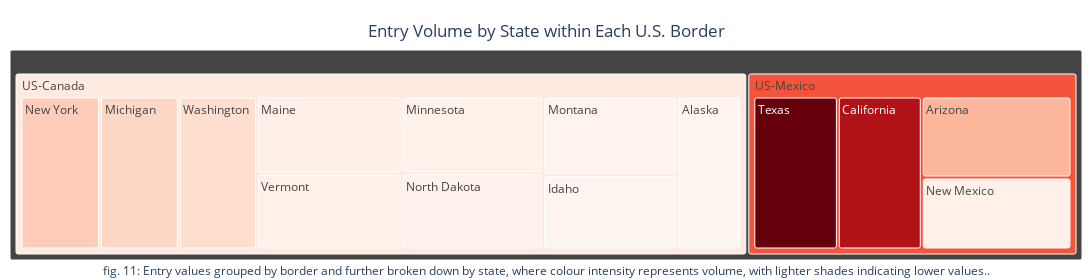

The notebook cell this image was saved under:
### Code cell
# Merge finalized_broder_crossing_df with state_table to get the State name
finalized_df = finalized_broder_crossing_df \
    .merge(state_table[['Abbr', 'State', 'State_Code']], on='State_Code', how='left')

# Merge finalized_df with border_table to get the Border name
finalized_df = finalized_df.merge(border_table[['Border', 'Border_Code']], on='Border_Code', how='left')

# Group by Border and State, and sum the Value (total crossing value per state under each border)
border_state_totals = finalized_df.groupby(['Border', 'State'])['Value'].sum().reset_index()

# Apply log transformation to the 'Value' column to scale down large values
border_state_totals['Log_Value'] = np.log(border_state_totals['Value'] + 1)  # Adding 1 to avoid log(0)

# Create the treemap using Plotly, now using Log_Value for both size and color
fig = px.treemap(
    border_state_totals,
    path=['Border', 'State'],  # Group by Border and then State
    values='Log_Value',  # Size of each rectangle based on log-transformed crossing value
    color='Value',  # Color based on log-transformed value
    color_continuous_scale='Reds',  # Color scale
    #title="Entry Volume by State within Each U.S. Border"
)

fig.update_traces(
   hoverinfo='skip',
    hovertemplate=None,
    marker=dict(cornerradius=2)
)
# Hide the legend and the color scale
fig.update_layout(
    #showlegend=False,           # Hide the legend for the colors
    coloraxis_showscale=False   # Hide the color scale itself
)

fig.update_layout(
        title=dict(
        text="Entry Volume by State within Each U.S. Border",
        x=0.5,            # Centers the title horizontally
        xanchor='center',
        yanchor='top'
    ),
     width=1350,  # Adjust the width (in pixels)
    height=280,
    #autosize=True,  # Automatically adjust size to fit content
    margin=dict(t=50, b=20, l=10, r=10),  # Remove margins (t=top, b=bottom, l=left, r=right)
    showlegend=False,  # Hide the legend for the colors
    coloraxis_showscale=False  # Hide the color scale itself
)

fig.add_annotation(
    text="fig. 11: Entry values grouped by border and further broken down by state, where colour intensity represents volume, with lighter shades indicating lower values..",
    x=0.5,
    y=-0.1,  # bottom of the figure
    xref="paper",
    yref="paper",
    showarrow=False,
    font=dict(size=12),
    xanchor='center',
    yanchor='bottom'
)
# Show the treemap
fig.show()

### Figure 1 — Plotly figure (JSON) as saved in the notebook; plotly's stock layout.template omitted (floating-point values rounded to 4 significant figures)
{"data": [{"branchvalues": "total", "customdata": [[5368285], [319042716], [1004000000.0], [7273574], [47231365], [191697837], [28308829], [17438085], [36305460], [228600000.0], [26826410], [1194688794], [33668128], [162089123], [80090000.0], [669900000.0]], "domain": {"x": [0, 1], "y": [0, 1]}, "hoverinfo": "skip", "ids": ["US-Canada/Alaska", "US-Mexico/Arizona", "US-Mexico/California", "US-Canada/Idaho", "US-Canada/Maine", "US-Canada/Michigan", "US-Canada/Minnesota", "US-Canada/Montana", "US-Mexico/New Mexico", "US-Canada/New York", "US-Canada/North Dakota", "US-Mexico/Texas", "US-Canada/Vermont", "US-Canada/Washington", "US-Canada", "US-Mexico"], "labels": ["Alaska", "Arizona", "California", "Idaho", "Maine", "Michigan", "Minnesota", "Montana", "New Mexico", "New York", "North Dakota", "Texas", "Vermont", "Washington", "US-Canada", "US-Mexico"], "marker": {"coloraxis": "coloraxis", "colors": [5368285, 319042716, 1004000000.0, 7273574, 47231365, 191697837, 28308829, 17438085, 36305460, 228600000.0, 26826410, 1194688794, 33668128, 162089123, 80090000.0, 669900000.0], "cornerradius": 2}, "name": "", "parents": ["US-Canada", "US-Mexico", "US-Mexico", "US-Canada", "US-Canada", "US-Canada", "US-Canada", "US-Canada", "US-Mexico", "US-Canada", "US-Canada", "US-Mexico", "US-Canada", "US-Canada", "", ""], "type": "treemap", "values": [15.5, 19.58, 20.73, 15.8, 17.67, 19.07, 17.16, 16.67, 17.41, 19.25, 17.1, 20.9, 17.33, 18.9, 174.5, 78.62]}], "layout": {"annotations": [{"font": {"size": 12}, "showarrow": false, "text": "fig. 11: Entry values grouped by border and further broken down by state, where colour intensity represents volume, with lighter shades indicating lower values..", "x": 0.5, "xanchor": "center", "xref": "paper", "y": -0.1, "yanchor": "bottom", "yref": "paper"}], "coloraxis": {"colorbar": {"title": {"text": "Value"}}, "colorscale": [[0, "rgb(255,245,240)"], [0.125, "rgb(254,224,210)"], [0.25, "rgb(252,187,161)"], [0.375, "rgb(252,146,114)"], [0.5, "rgb(251,106,74)"], [0.625, "rgb(239,59,44)"], [0.75, "rgb(203,24,29)"], [0.875, "rgb(165,15,21)"], [1, "rgb(103,0,13)"]], "showscale": false}, "height": 280, "legend": {"tracegroupgap": 0}, "margin": {"b": 20, "l": 10, "r": 10, "t": 50}, "showlegend": false, "title": {"text": "Entry Volume by State within Each U.S. Border", "x": 0.5, "xanchor": "center", "yanchor": "top"}, "width": 1350}}
